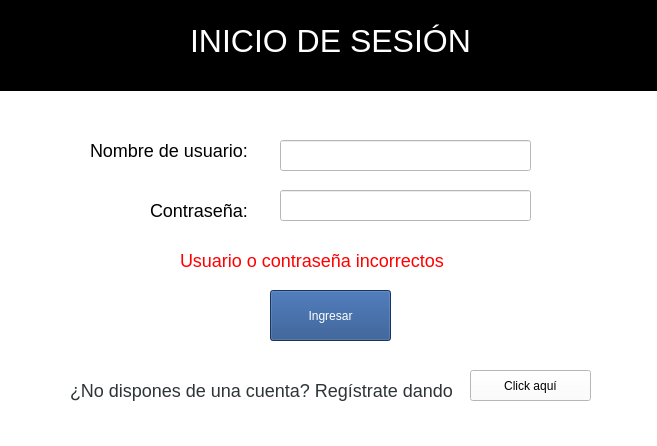
<?xml version="1.0" encoding="UTF-8"?>
<ui version="4.0">
 <class>MainWindow</class>
 <widget class="QMainWindow" name="MainWindow">
  <property name="geometry">
   <rect>
    <x>0</x>
    <y>0</y>
    <width>657</width>
    <height>446</height>
   </rect>
  </property>
  <property name="windowTitle">
   <string>MainWindow</string>
  </property>
  <property name="styleSheet">
   <string notr="true">background-color: white;</string>
  </property>
  <widget class="QWidget" name="centralwidget">
   <widget class="QLabel" name="label">
    <property name="geometry">
     <rect>
      <x>90</x>
      <y>140</y>
      <width>181</width>
      <height>21</height>
     </rect>
    </property>
    <property name="styleSheet">
     <string notr="true">font-size: 18px;</string>
    </property>
    <property name="text">
     <string>Nombre de usuario:</string>
    </property>
   </widget>
   <widget class="QLabel" name="label_2">
    <property name="geometry">
     <rect>
      <x>150</x>
      <y>200</y>
      <width>101</width>
      <height>21</height>
     </rect>
    </property>
    <property name="styleSheet">
     <string notr="true">font-size: 18px;</string>
    </property>
    <property name="text">
     <string>Contraseña:</string>
    </property>
   </widget>
   <widget class="QLineEdit" name="textoUsuario">
    <property name="geometry">
     <rect>
      <x>280</x>
      <y>140</y>
      <width>251</width>
      <height>31</height>
     </rect>
    </property>
   </widget>
   <widget class="QLineEdit" name="textoPassword">
    <property name="geometry">
     <rect>
      <x>280</x>
      <y>190</y>
      <width>251</width>
      <height>31</height>
     </rect>
    </property>
    <property name="echoMode">
     <enum>QLineEdit::Password</enum>
    </property>
   </widget>
   <widget class="QPushButton" name="botonIngresar">
    <property name="geometry">
     <rect>
      <x>270</x>
      <y>290</y>
      <width>121</width>
      <height>51</height>
     </rect>
    </property>
    <property name="styleSheet">
     <string notr="true">#botonIngresar {
	background-color: rgb(32, 74, 135);
	color: white;
}

#botonIngresar:hover {
	background-color: rgb(78, 154, 6);
}</string>
    </property>
    <property name="text">
     <string>Ingresar</string>
    </property>
   </widget>
   <widget class="QLabel" name="label_3">
    <property name="geometry">
     <rect>
      <x>70</x>
      <y>380</y>
      <width>401</width>
      <height>21</height>
     </rect>
    </property>
    <property name="styleSheet">
     <string notr="true">font-size: 18px;
color: rgb(46, 52, 54);</string>
    </property>
    <property name="text">
     <string>¿No dispones de una cuenta? Regístrate dando </string>
    </property>
   </widget>
   <widget class="QFrame" name="frame">
    <property name="geometry">
     <rect>
      <x>0</x>
      <y>0</y>
      <width>691</width>
      <height>91</height>
     </rect>
    </property>
    <property name="styleSheet">
     <string notr="true">background-color: black;</string>
    </property>
    <property name="frameShape">
     <enum>QFrame::StyledPanel</enum>
    </property>
    <property name="frameShadow">
     <enum>QFrame::Raised</enum>
    </property>
    <widget class="QLabel" name="label_5">
     <property name="geometry">
      <rect>
       <x>190</x>
       <y>20</y>
       <width>281</width>
       <height>41</height>
      </rect>
     </property>
     <property name="styleSheet">
      <string notr="true">font-size: 32px;
color: white;</string>
     </property>
     <property name="text">
      <string>INICIO DE SESIÓN</string>
     </property>
    </widget>
   </widget>
   <widget class="QLabel" name="labelUsuarioIncorrecto">
    <property name="enabled">
     <bool>true</bool>
    </property>
    <property name="geometry">
     <rect>
      <x>180</x>
      <y>250</y>
      <width>281</width>
      <height>21</height>
     </rect>
    </property>
    <property name="styleSheet">
     <string notr="true">font-size: 18px;
color: red;</string>
    </property>
    <property name="text">
     <string>Usuario o contraseña incorrectos</string>
    </property>
   </widget>
   <widget class="QPushButton" name="botonAbrirFormRegistrar">
    <property name="geometry">
     <rect>
      <x>470</x>
      <y>370</y>
      <width>121</width>
      <height>31</height>
     </rect>
    </property>
    <property name="styleSheet">
     <string notr="true">#botonIngresar {
	background-color: rgb(32, 74, 135);
	color: white;
}

#botonIngresar:hover {
	background-color: rgb(78, 154, 6);
}</string>
    </property>
    <property name="text">
     <string>Click aquí</string>
    </property>
   </widget>
  </widget>
  <widget class="QStatusBar" name="statusbar"/>
 </widget>
 <resources/>
 <connections/>
</ui>
